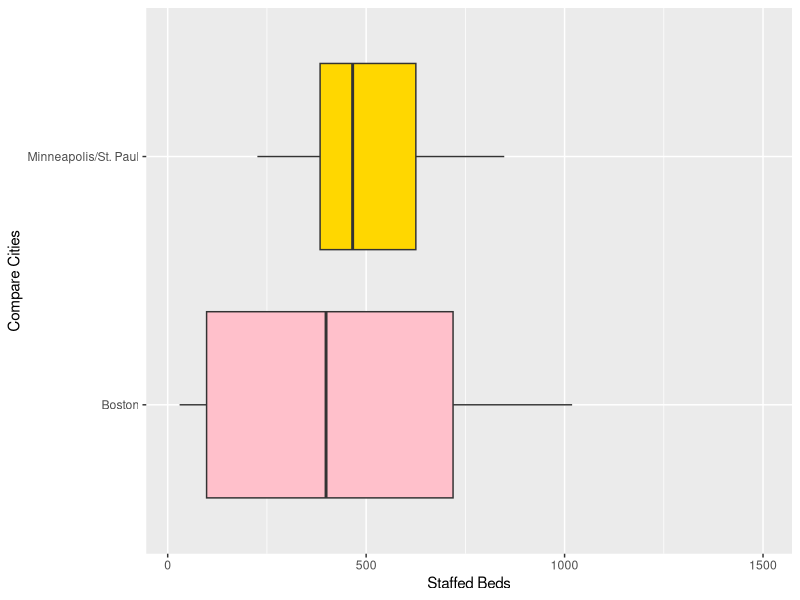
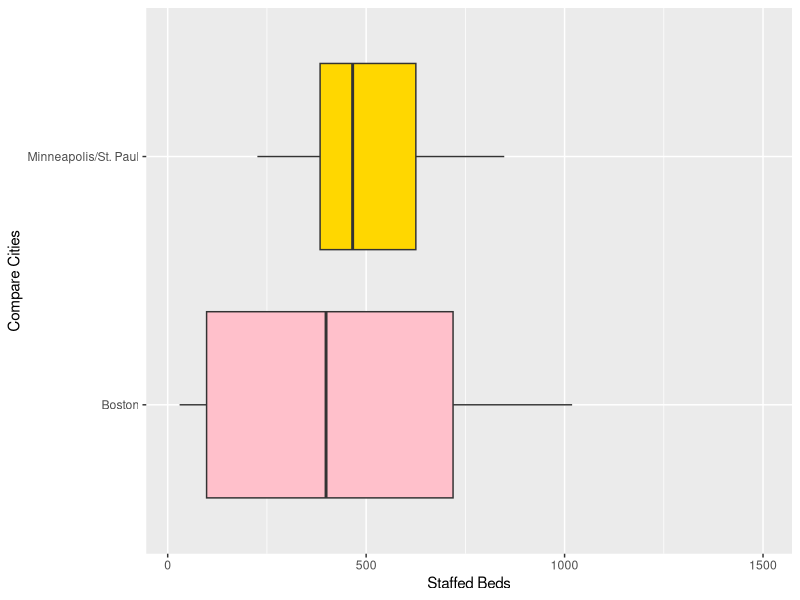

Write the R code that produced these figures, in order.
#read in dataset of Boston and Minneapolis hospitals
CityCompare <- read.csv("CityCompare.csv", header = TRUE, sep = ",")
CityCompare

library(ggplot2)

#ggplot2 box plot
#without any variables or vectors
ggplot(data = CityCompare, aes(x = StaffedBeds, y = HospCity)) +
	geom_boxplot(fill = c("pink", "gold")) + 
	xlab(c("Staffed Beds")) +
	ylab(c("Compare Cities")) +
	xlim(c(20, 1500)) 

#now we can set any variables
fill_colors <- c("pink", "gold")
x_label <- c("Staffed Beds")
y_label <- c("Compare Cities")
x_limits <- c(20, 1500)

#now we can restate the code with the variables
#and vectors and it will come out the same
ggplot(data = CityCompare, aes(x = StaffedBeds, y = HospCity)) +
	geom_boxplot(fill = fill_colors) + 
	xlab(x_label) +
	ylab(y_label) +
	xlim(x_limits) 

#What if you have the longest vector in the world
#to set a whole bunch of options for one thing?

